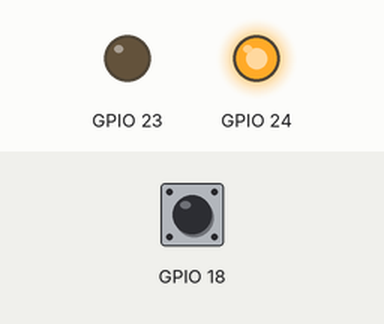
Recording of a program running on a simulated Raspberry Pi (BCM pin numbers). Parts: output pins drawn as LEDs (lit = HIGH). The test bench sets the inputs (shaded band); at power-on: GPIO 18 HIGH. What the program prints to the terminal is not drawn.

Above: at 0.1 s.
Timing chart, 0 to 1.6 s (numbered marks = the images above):
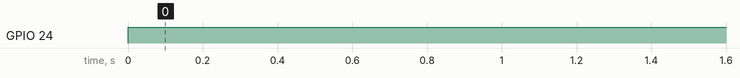

Measured:
- by itself, GPIO 24: LOW → HIGH at 0.00 s

The program:

pir_test.py
```python
# RPi.GPIO 를 import 하고, 네임스페이스 RPi.GPIO 대신 GPIO 를 사용
# GPIO 이름은 BCM 명칭 사용

import RPi.GPIO as GPIO
GPIO.setmode(GPIO.BCM)

# GPIO 23 출력으로 설정
# GPIO 24 출력으로 설정
# GPIO 18 입력으로 설정
GPIO.setup(23, GPIO.OUT)
GPIO.setup(24, GPIO.OUT)
GPIO.setup(18, GPIO.IN )

# GPIO 23 에 LOW 출력( 적색 LED 소등 )
# GPIO 24 에 LOW 출력( 녹색 LED 소등 )
# 메세지 화면 출력
GPIO.output(23, False)
GPIO.output(24, False)
print ("PIR Sensor Test")


# try: except KeyboardInterrupt: 에러처리
# 무한 반복 구간 - C 언어의 while(1)에 해당
# GPIO 18 입력(센서 출력)이 LOW 이면
# GPIO 23 에 LOW 출력( 적색 LED 소등 )
# GPIO 24 에 HIGH 출력( 녹색 LED 점등 )
try:
  while True:
    if GPIO.input(18) == 0:
      GPIO.output(23, False)
      GPIO.output(24, True )
    # GPIO 18 입력(센서 출력)이 HIGH 이면
    # GPIO 23 에 HIGH 출력( 적색 LED 점등 )
    # GPIO 24 에 LOW 출력( 녹색 LED 소등 )
    else:
      GPIO.output(23, False)
      GPIO.output(24, True )

# Ctrl-C 입력 시
# GPIO 관련설정 Clear
except KeyboardInterrupt:
 GPIO.cleanup()
```
